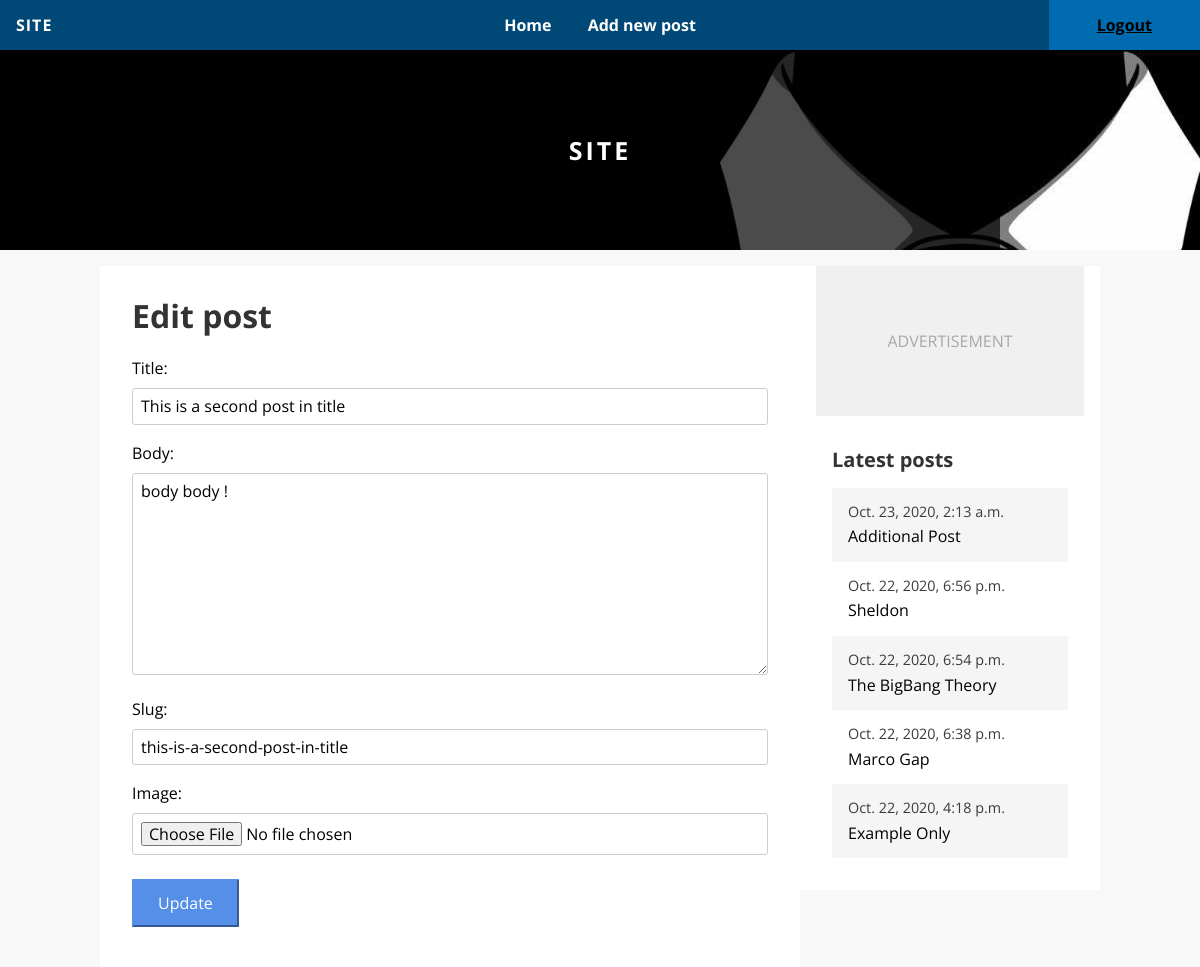
Page /blog/edit/2/ (signed in) on the committed database.
### blog/models.py (models this page shows, shortened)
class Post(models.Model):
	title	= models.CharField(default='', max_length=255)
	body	= models.TextField(default='', blank=True)
	slug 	= models.SlugField(default='',
								blank = True,
								max_length = 255)
	date	= models.DateTimeField(auto_now_add = True,
									null = True)
	updated	= models.DateTimeField(auto_now = True,
									null = True)
	author	= models.ForeignKey(User,
								null = True,
								blank = True,
								on_delete = models.CASCADE)
	tags 	= TaggableManager()
	image 	= models.ImageField(default='',
								blank=True,
								upload_to='images')
	image_thumbnail	= ImageSpecField(source='image',
									processors=[ResizeToFill(700, 150)],
									format='JPEG',
									options={'quality': 60
									})
	test_field = models.TextField(default='',
									blank=True)
	def get_absolute_url(self):
		return reverse('blog:detail',
						args = [str(self.slug)])

### blog/views.py (the view)
# urls.py: path('edit/<int:pk>/', views.edit, name = 'edit'),
@permission_required('blog.change_post', raise_exception=True)
def edit(request, pk = None):
	post = get_object_or_404(Post, pk = pk)
	if request.method == "POST":
		form = PostForm(request.POST, instance = post)
		if form.is_valid():
			form.save()
			return redirect('blog:detail', slug = post.slug)
	else:
		form = PostForm(instance = post)
	return render(request, 'blog/edit.html',
					{'section' : 'blog_edit',
					 'form' : form,
					  'post' : post,
					  })

### blog/forms.py
class PostForm(ModelForm):
	class Meta:
		model = Post
		fields = [
			'title',
			'body',
			'slug',
			'tags',
			'image',
		]

### blog/context_processors.py (called while the page is built)
def latest_posts(request):
	posts = Post.objects.filter().order_by('-date')[:5]
	return {'latest_posts': posts}

### templates/blog/edit.html (shortened to what this page needs)
{% extends 'base.html' %}
{% block title %} <h1> Edit post </h1> {% endblock %}
{% block content %}
	<form action = "{% url 'blog:edit' post.pk %}"
			method = "post"
			enctype="multipart/form-data">
		{{ form.as_p }}
		<button class = "button" type = "submit"> Update </button>
	</form>
{% endblock %}

### templates/blog/_post_list.html
<div class="post-list">
	<h2 class="post-list-heading">{{ heading }}</h2>
	{% for post in latest_posts %}
		<a href="{{ post.get_absolute_url }}"
			class="post-list-link {% cycle 'odd' 'even' %}">
			<div class="post-list-date">{{ post.date }}</div>
			<div class="post-list-title">{{ post.title|truncatechars:20 }}</div>
		</a>
	{% endfor %}
</div>

### static/css/base.css (style rules this page uses)
html { line-height:1.15;-webkit-text-size-adjust:100% }
body { margin:0 }
h1 { font-size:2em;margin:0.67em 0 }
a { background-color:transparent }
button,input,optgroup,select,textarea { font-family:inherit;font-size:100%;line-height:1.15;margin:0 }
button,input { overflow:visible }
button,select { text-transform:none }
button,[type="button"],[type="reset"],[type="submit"] { -webkit-appearance:button }
textarea { overflow:auto }
* { box-sizing:border-box }
body { font-family:'Open Sans', sans-serif;padding-top:50px;background-color:#f8f8f8 }
html { overflow-y:scroll }
a { color:#000 }
p { line-height:1.5em }
h1,h2 { color:#333;margin-top:0 }
.button,button[type="submit"],input[type="submit"] { background-color:#558FE7;border-color:#558FE7;border-radius:1px;padding:0.8em 1.5em;color:#fff;display:inline-block;margin:0.5em 0.5em 0.5em 0;text-decoration:none;width:auto }
.post-list { background-color:#fff;padding:1em }
.post-list-heading { font-size:20px;margin-top:0 }
.post-list-link { padding:1em;display:block;text-decoration:none }
.post-list-date { color:#3B3B3B;margin-bottom:0.5em;font-size:0.9em }
.post-list .odd { background-color:#F5F5F5 }
form label { display:block;margin-bottom:0.5em }
form input,form textarea { width:100%;padding:0.5em;border-radius:3px;border:1px solid #ccc }

### rows in the picture
Post: title "This is a second post in title", body "body body !", slug "this-is-a-second-post-in-title"
Post: date "Oct. 23, 2020, 2:13 a.m.", title "Additional Post"
Post: date "Oct. 22, 2020, 6:56 p.m.", title "Sheldon"
Post: date "Oct. 22, 2020, 6:54 p.m.", title "The BigBang Theory"
Post: date "Oct. 22, 2020, 6:38 p.m.", title "Marco Gap"
Post: date "Oct. 22, 2020, 4:18 p.m.", title "Example Only"

### other values in the picture
{{ heading }} "Latest posts"
